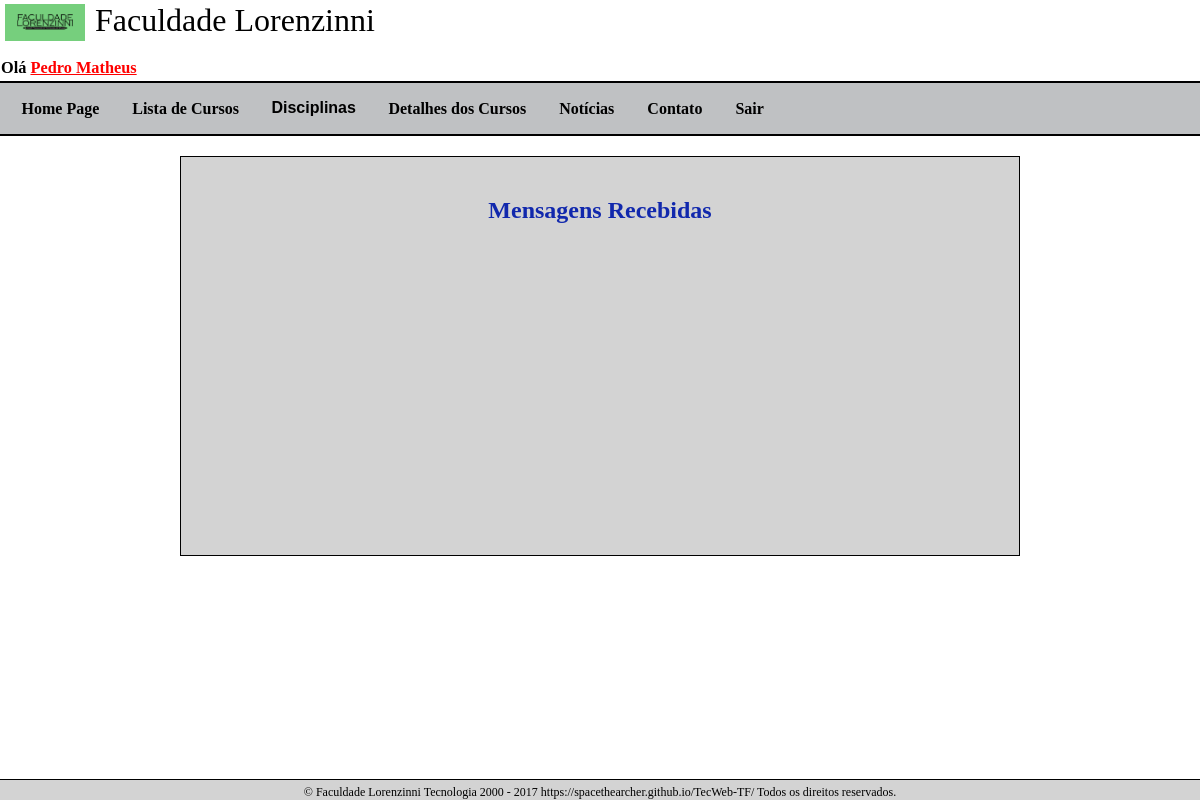
Before: /AvisosRecebidos/ (signed in) with the older database file.
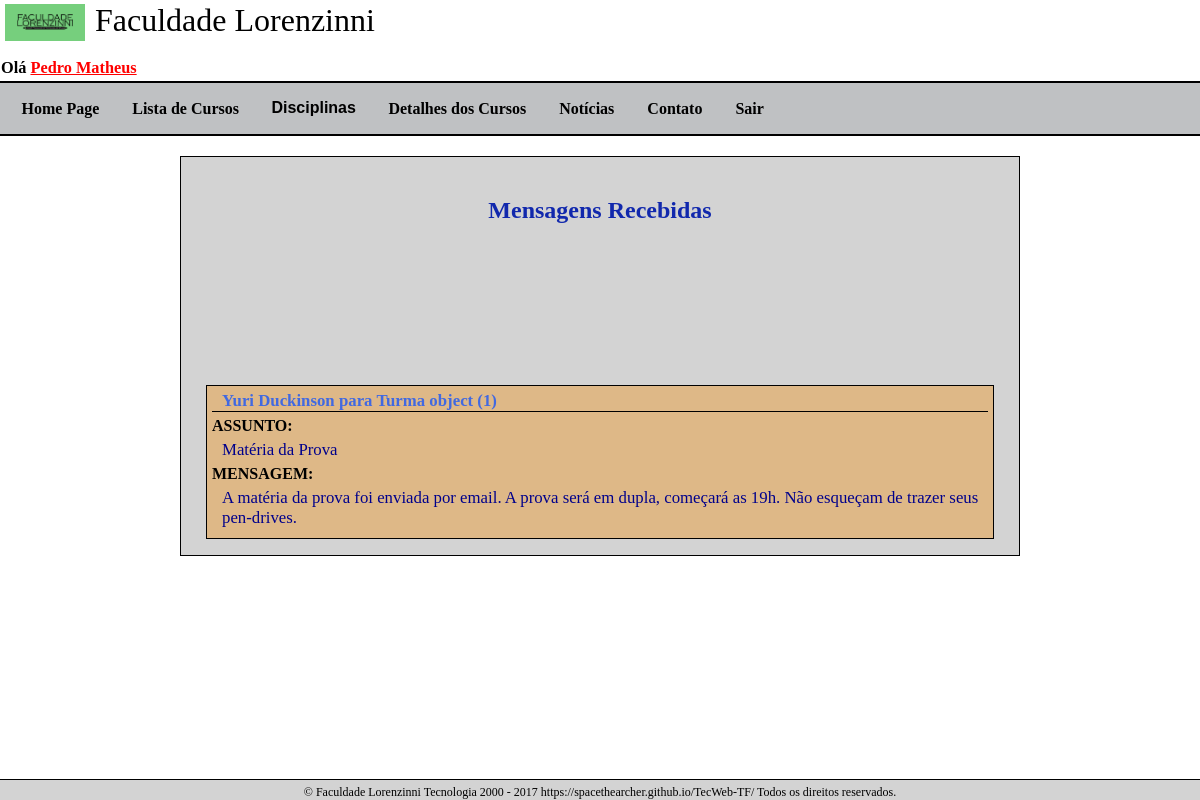
After: the same page with the newer database file.
### core/models.py (models this page shows, shortened)
class Usuario(AbstractBaseUser):
    ra = models.IntegerField("RA",unique=True)
    password = models.CharField("Senha", max_length=200)
    nome = models.CharField("Nome", max_length=100)
    email = models.EmailField("E-Mail", max_length=50)
    perfil = models.CharField("Perfil", max_length=1, default="A")
    ativo = models.BooleanField("Ativo", default=True)
    USERNAME_FIELD = 'ra'
    REQUIRED_FIELDS = ['nome','email']
    objects = UsuarioManager()
    def __str__(self):
        return self.nome

class Avisos(models.Model):
    professor = models.ForeignKey(Professor, on_delete=models.CASCADE)
    titulo = models.CharField("Titulo", max_length=100)
    texto = models.TextField("Texto")
    turma = models.ForeignKey(Turma, on_delete=models.CASCADE)

class Turma(models.Model):
    id_disciplinaofertada = models.ForeignKey(Disciplinaofertada, models.DO_NOTHING, db_column='ID_DisciplinaOfertada')  # Field name made lowercase.
    turma = models.CharField(db_column='Identificacao_Turma', max_length=5)  # Field name made lowercase.
    turno = models.CharField(db_column='Turno', max_length=15)  # Field name made lowercase.
    id_professor = models.ForeignKey(Professor, models.DO_NOTHING, db_column='ID_Professor')  # Field name made lowercase.
    class Meta:
        db_table = 'Turma'
        unique_together = (('id_disciplinaofertada', 'id_professor'),)

### core/views.py (the view)
# urls.py: url(r'^AvisosRecebidos/', page_avisos_aluno),
@login_required(login_url="/Login")
@user_passes_test(checa_aluno)
def page_avisos_aluno(request):
    avisos = Avisos.objects.all()
    contexto = {
        "avisos":avisos,
    }
    return render(request, "AvisosAluno.html", contexto)

### core/views.py (called while the page is built)
def checa_aluno(usuario):
    return usuario.perfil == "A" or usuario.perfil == "C"

### core/templates/AvisosAluno.html (shortened to what this page needs)
{% extends 'base.html' %}
{% block scripts %}
    <link rel="stylesheet" type="text/css" href="/static/css/site.css">
    <link rel="stylesheet" type="text/css" href="/static/css/AvisosAluno.css">
{% endblock %}
{% block conteudo %}
    <div class="mensagembox">
        <h1> Mensagens Recebidas </h1>
        <div class="display">
        {% for aviso in avisos %}
                <div class="mensagem">
                 <div class="professor"> {{ aviso.professor }} para {{ aviso.turma }} </div>
                 <div class="textoCall">ASSUNTO:</div> <div class="assunto"> {{aviso.titulo}} </div>
                 <div class="textoCall">MENSAGEM:</div> <div class="texto"> {{aviso.texto}} </div>
                </div>
        {% endfor %}
        </div>
    </div>
{% endblock %}

### core/templates/base.html (shortened to what this page needs)
<!DOCTYPE html>
<html>
  <head>
	{% load static %}
    {% block scripts %}{% endblock %}
  </head>
  <body>
    <header class="header">
        <img class="header" src="/static/images/Logo_01.jpg" alt='Faculdade Lorenzinni Tecnologia, a melhor do Brasil !' width='100px'/><p class="headtitle">Faculdade Lorenzinni</p>
        <br/>
        {% if user.is_authenticated %}
            <div class="hello">Olá <a class="userlink" href=
                {% if user.perfil == 'P' %}
                    "/PerfilProfessor"
                {% elif user.perfil == 'A' %}
                    "/PerfilAluno"
                {% elif user.perfil == 'C' %}
                    "/PerfilCoordenador"
                {% endif %}
            >{{ user }}</a></div>
        {% endif %}
        <ul class="navigation">
        <li class="bloco"><a href="/home">Home Page</a></li>
        <li class="bloco"><a href="/Lista_Cursos">Lista de Cursos</a></li>
        <li class="bloco noanchor">Disciplinas
        </li>
        <li class="bloco"><a href="/Detalhes/Cursos">Detalhes dos Cursos</a></li>
        <li class="bloco"><a href ="/Noticias">Notícias</a></li>
        <li class="bloco"><a href="/Contato">Contato</a></li>
        {% if user.is_authenticated %}
        <li class="bloco"><a href="{% url 'logout' %}">Sair</a></li>
        {% else %}
        <li class="bloco"><a href="{% url 'login' %}">Login</a></li>
        {% endif %}
        </ul>
    </header>
    <section>
        {% block conteudo %}
        {% endblock %}
    </section>
    <footer>© Faculdade Lorenzinni Tecnologia 2000 - 2017 https://spacethearcher.github.io/TecWeb-TF/ Todos os direitos reservados.</footer>
  </body>
</html>

### core/static/css/site.css (style rules this page uses)
* { box-sizing: border-box; }
.userlink { color: darkblue; }
.headtitle { font-size: 200%; margin : 0px; padding: 0px; }
.hello { font-size: 102%; padding: 1px; font-weight: 600; }
header { padding-top: 2px ; padding-left: 0px ; padding-bottom: 0px ; margin-top: 0px ; margin-left: 0px ; border-bottom: 2px solid black; background-color: white; margin-bottom: 10px; }
.header img { margin:2px; margin-bottom: 0px; border: 0px; }
footer { position: fixed; bottom: 0; left: 0; right: 0; text-align: center; padding-top: 5px; border-top: 1px; border-top-color: black; border-top-style: solid; border-top-width: 1px; background-color: lightgray ; font-size: 75% ; margin-top: 15px ; }
body { margin: auto 0px 50px ; background-color: white; font-family: Calibri; }
img { width: 100%; height: auto; }
.header img { margin-left: 5px; margin-right: 10px; float: left; width: 80px; background: #555; }
a { font-weight: 700; }
a:link { color: red; font-weight: bold; }
.navigation { border-top: 2px solid black; padding-left: 5px; margin-left: 0px; margin-top: 2px; padding-top: 0px; padding-bottom: 0px; margin-bottom: 0px; display: flex; flex-flow: row nowrap; justify-content: flex-start; list-style-type: none; background-color: #bfc1c3; }
.navigation a { color: black; font-weight: 600; }
.noanchor { font-weight: 600; text-decoration: none; display:block; font-family: sans-serif; font-weight: 550; padding: 1em; color: black; }
.bloco a { text-decoration: none; display: block; padding: 16.5px; }

### core/static/css/AvisosAluno.css (style rules this page uses)
h1 { color : rgb(17, 40, 173); text-align: center; }
.mensagembox { margin: 20px auto; padding: 20px; width: 70%; background-color: lightgray; border: 1px solid black; height: 400px; }
.display { display: flex; flex-flow: column-reverse; justify-content: flex-start; height: 300px; overflow-y: scroll; overflow-x: hidden; }
.mensagem { background-color: burlywood; border: 1px solid black; padding: 5px; margin: 5px; }
.professor { border-bottom: 1px solid black; color: royalblue; font-size: 105%; font-weight: 600; padding-left: 10px; margin-bottom: 5px; }
.assunto { font-size: 105%; margin-bottom: 5px; color: darkblue; padding-left: 10px; }
.textoCall { font-weight: 600; color: black; margin-bottom: 5px; }
.texto { color: darkblue; font-size: 105%; margin-bottom: 5px; padding-left: 10px; }

Changed rows visible on the page:
added Avisos: professor "Yuri Duckinson", turma "Turma object (1)", titulo "Matéria da Prova", texto "A matéria da prova foi enviada por email. A prova será em dupla, começará as 19h. Não esqueçam de trazer seus pen-drives."
